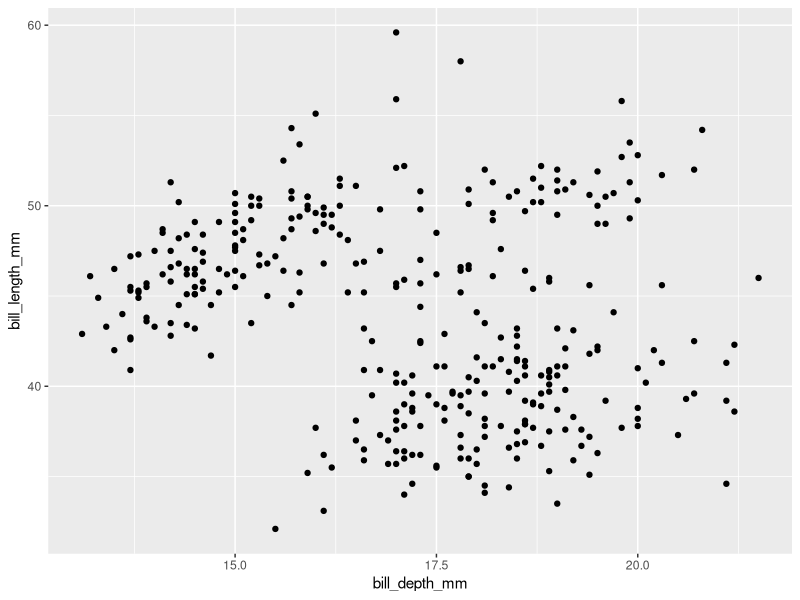
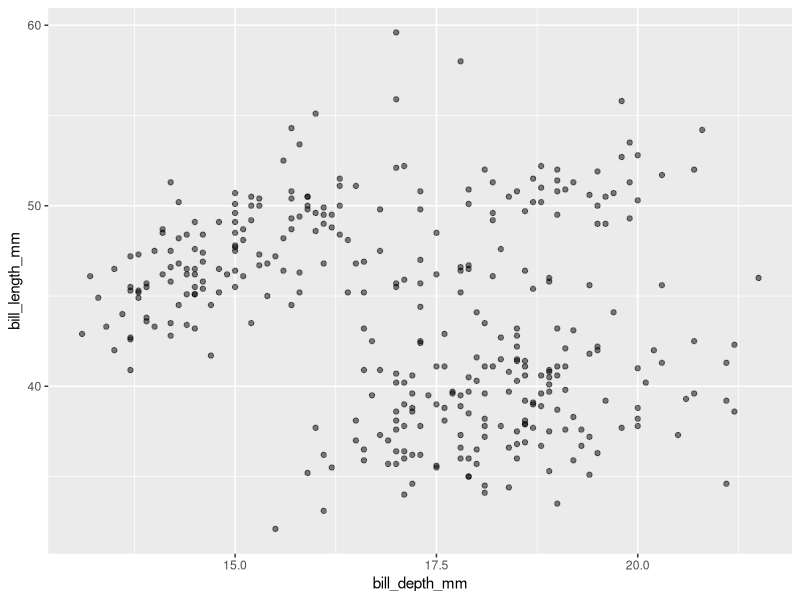
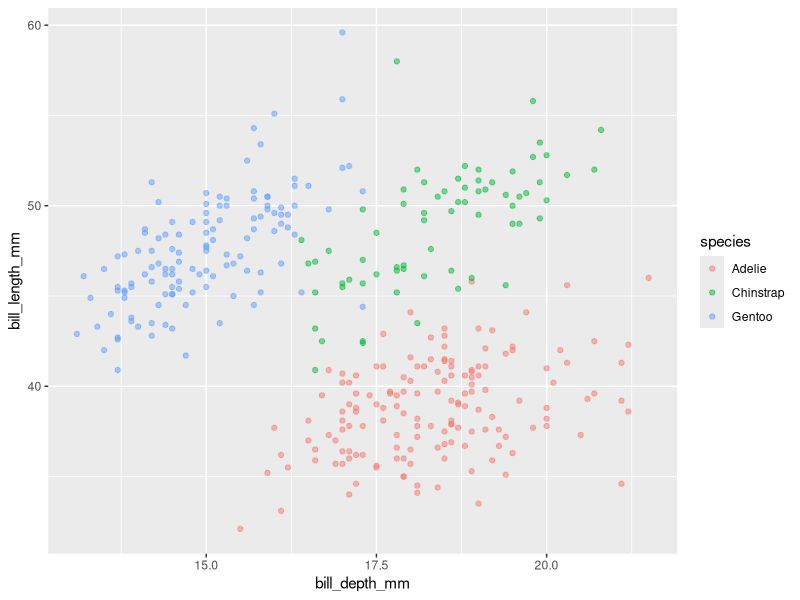
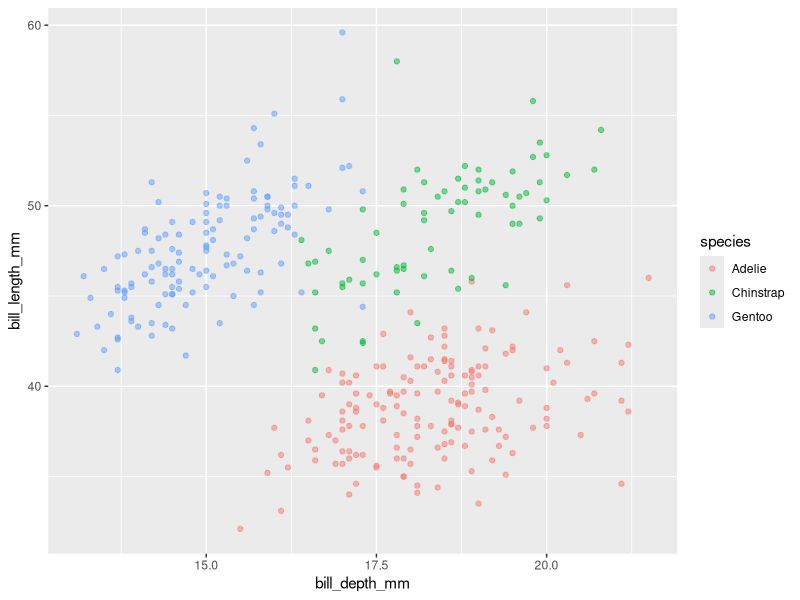
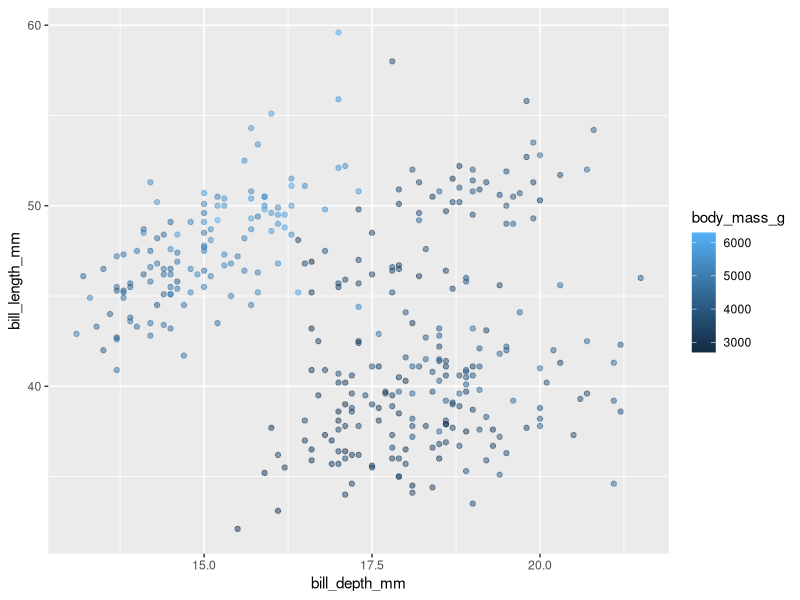
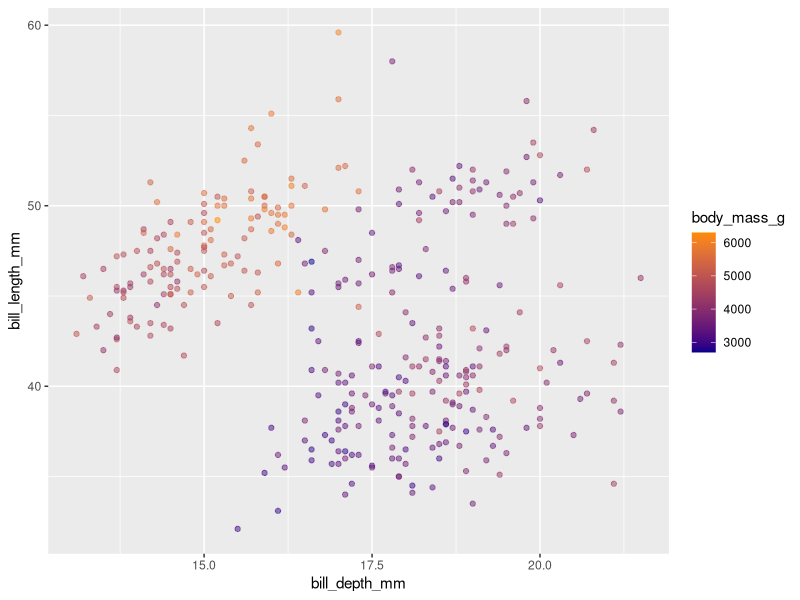
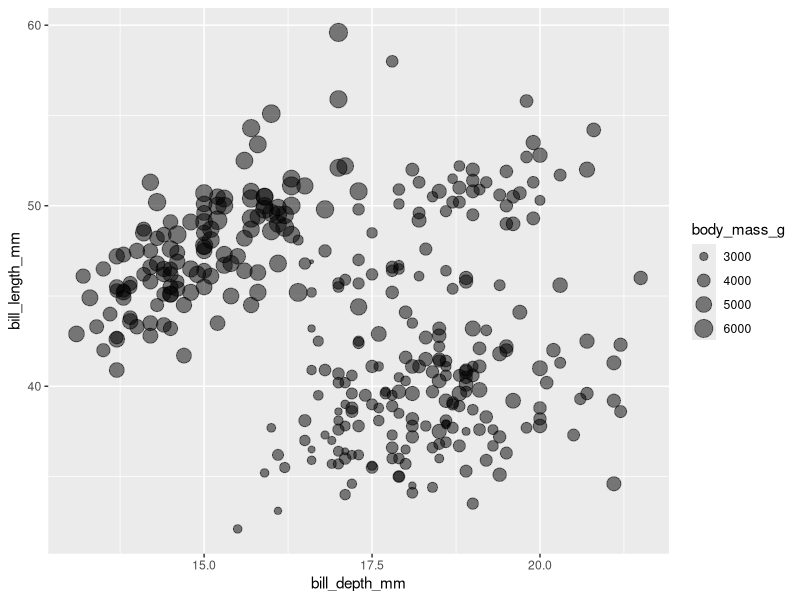
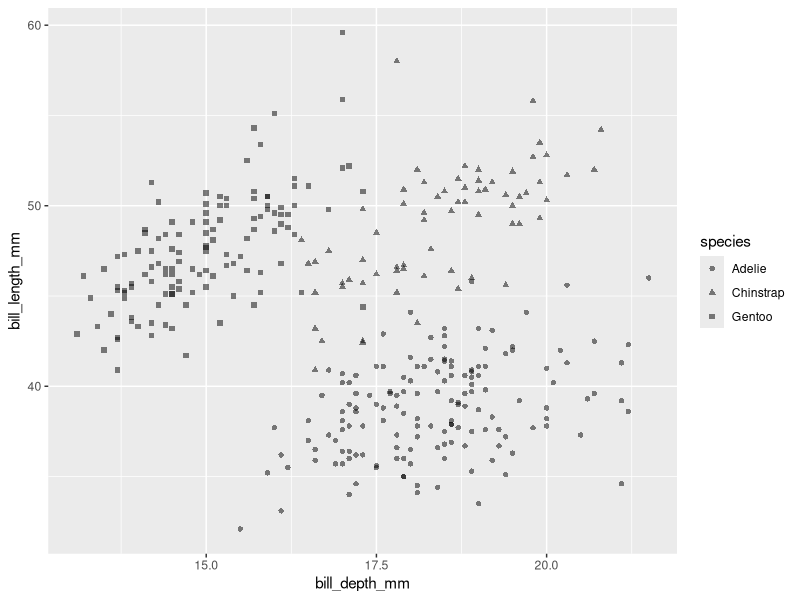

Here is the R script that generated these plots, in order:
## ---- chunk 1
library(tidyverse)
library(palmerpenguins)
data(penguins)

penguins %>%
  ggplot(aes(x = bill_depth_mm, y = bill_length_mm)) +
  geom_point()
## ---- chunk 2
penguins %>%
  ggplot(aes(x = bill_depth_mm, y = bill_length_mm)) +
  geom_point(alpha = 0.5)
## ---- chunk 3
penguins %>%
  ggplot(aes(x = bill_depth_mm, y = bill_length_mm, color = species)) +
  geom_point(alpha = 0.5)
## ---- chunk 4
penguins %>%
  ggplot(aes(x = bill_depth_mm, y = bill_length_mm)) +
  geom_point(alpha = 0.5, aes(color = species))
## ---- chunk 5
penguins %>%
  ggplot(aes(x = bill_depth_mm, y = bill_length_mm)) +
  geom_point(alpha = 0.5, aes(color = body_mass_g))
## ---- chunk 6
penguins %>%
  ggplot(aes(x = bill_depth_mm, y = bill_length_mm)) +
  geom_point(alpha = 0.5, aes(color = body_mass_g)) +
  scale_color_gradient(low = "darkblue", high = "darkorange")
## ---- chunk 7
penguins %>%
  ggplot(aes(x = bill_depth_mm, y = bill_length_mm)) +
  geom_point(alpha = 0.5, aes(size = body_mass_g))
## ---- chunk 8
penguins %>%
  ggplot(aes(x = bill_depth_mm, y = bill_length_mm)) +
  geom_point(alpha = 0.5, aes(shape = species))
## ---- chunk 9
penguins %>%
  ggplot(aes(x = bill_depth_mm, y = bill_length_mm,
             color = species, shape = island,
             size = body_mass_g)) +
  geom_point(alpha = 0.5)
## ---- chunk 10
penguins %>%
  ggplot(aes(x = flipper_length_mm, y = body_mass_g)) +
  geom_point(alpha = 0.5) + 
  geom_smooth(method = "lm", se = FALSE)
## ---- chunk 11
penguins %>%
  ggplot(aes(x = flipper_length_mm, y = body_mass_g)) +
  geom_point(alpha = 0.5) + 
  geom_smooth(method = "lm", se = TRUE)
## ---- chunk 12
penguins %>%
  ggplot(aes(x = flipper_length_mm, y = body_mass_g)) +
  geom_point(alpha = 0.5) + 
  geom_smooth(method = "lm", se = TRUE, level = 0.99)
## ---- chunk 13
lin_reg <- lm(body_mass_g ~ flipper_length_mm, data = penguins)
fitted_vals <- fitted(lin_reg)
res_vals <- residuals(lin_reg)
tibble(fits = fitted_vals, 
       residuals = res_vals) %>%
  ggplot(aes(x = fits, y = residuals)) +
  geom_point() +
  geom_hline(yintercept = 0, linetype = "dashed", color = "red")
## ---- chunk 14
penguins %>%
  ggplot(aes(x = flipper_length_mm, y = log(body_mass_g))) +
  geom_point(alpha = 0.5) + 
  geom_smooth(method = "lm", se = TRUE)
## ---- chunk 15
penguins %>%
  ggplot(aes(x = flipper_length_mm, y = body_mass_g)) +
  geom_point(alpha = 0.5) + 
  geom_smooth(method = "lm", 
              formula = y ~ x + I(x^2))
## ---- chunk 16
quad_lin_reg <- lm(body_mass_g ~ flipper_length_mm + I(flipper_length_mm^2), 
                   data = penguins)
quad_fitted_vals <- fitted(quad_lin_reg)
quad_res_vals <- residuals(quad_lin_reg)
tibble(fits = quad_fitted_vals, 
       residuals = quad_res_vals) %>%
  ggplot(aes(x = fits, y = residuals)) +
  geom_point() +
  geom_hline(yintercept = 0, linetype = "dashed", color = "red")
## ---- chunk 17
penguins %>%
  ggplot(aes(x = flipper_length_mm, y = body_mass_g)) +
  geom_point(alpha = 0.5) + 
  geom_smooth(method = "loess")
## ---- chunk 18
tibble(fits = fitted_vals, 
       residuals = res_vals) %>%
  ggplot(aes(x = fits, y = residuals)) +
  geom_point() +
  geom_hline(yintercept = 0, linetype = "dashed", color = "red") +
  geom_smooth(method = "loess")
## ---- chunk 19
tibble(fits = quad_fitted_vals, 
       residuals = quad_res_vals) %>%
  ggplot(aes(x = fits, y = residuals)) +
  geom_point() +
  geom_hline(yintercept = 0, linetype = "dashed", color = "red") +
  geom_smooth(method = "loess")
## ---- chunk 20
penguins %>%
  ggplot(aes(x = flipper_length_mm, y = body_mass_g)) +
  geom_smooth(method = "loess")
## ---- chunk 21
penguins %>%
  ggplot(aes(x = flipper_length_mm, y = body_mass_g)) +
  geom_smooth(method = "loess", se = TRUE, fill = "darkorange", 
              color = "darkblue", size = 2, alpha = 0.2) +
  theme_bw()
